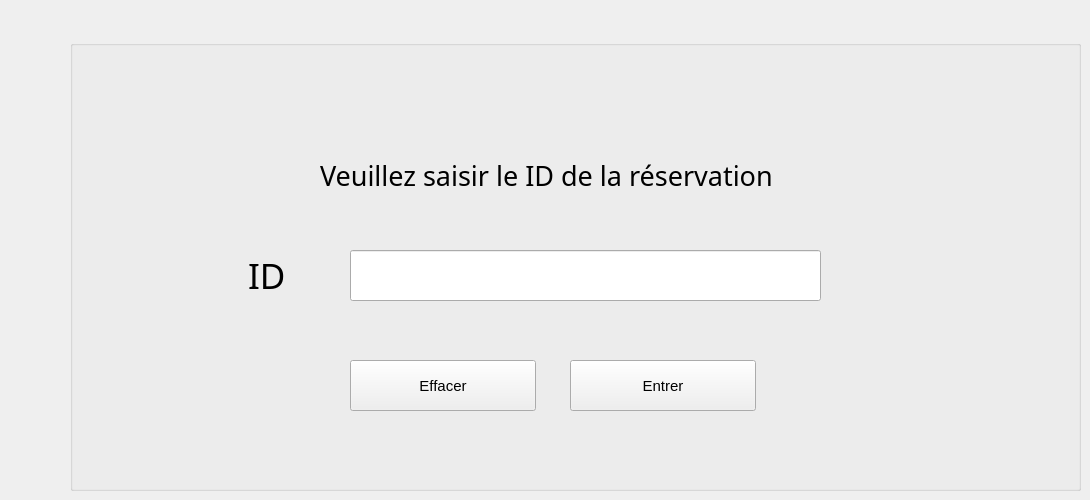
      <widget class="QWidget" name="tab_2">
       <attribute name="title">
        <string>Arduino</string>
       </attribute>
       <widget class="QGroupBox" name="groupBox_8">
        <property name="geometry">
         <rect>
          <x>70</x>
          <y>40</y>
          <width>1011</width>
          <height>451</height>
         </rect>
        </property>
        <property name="title">
         <string/>
        </property>
        <widget class="QPushButton" name="effacer">
         <property name="geometry">
          <rect>
           <x>280</x>
           <y>320</y>
           <width>186</width>
           <height>51</height>
          </rect>
         </property>
         <property name="font">
          <font>
           <pointsize>11</pointsize>
          </font>
         </property>
         <property name="text">
          <string>Effacer</string>
         </property>
        </widget>
        <widget class="QLineEdit" name="idres">
         <property name="geometry">
          <rect>
           <x>280</x>
           <y>210</y>
           <width>471</width>
           <height>51</height>
          </rect>
         </property>
         <property name="font">
          <font>
           <family>Tw Cen MT Condensed Extra Bold</family>
           <pointsize>26</pointsize>
          </font>
         </property>
         <property name="text">
          <string/>
         </property>
         <property name="readOnly">
          <bool>true</bool>
         </property>
        </widget>
        <widget class="QLabel" name="label_14">
         <property name="geometry">
          <rect>
           <x>250</x>
           <y>100</y>
           <width>581</width>
           <height>71</height>
          </rect>
         </property>
         <property name="font">
          <font>
           <family>Tw Cen MT Condensed Extra Bold</family>
           <pointsize>20</pointsize>
          </font>
         </property>
         <property name="text">
          <string>Veuillez saisir le ID de la réservation</string>
         </property>
        </widget>
        <widget class="QLabel" name="label_13">
         <property name="geometry">
          <rect>
           <x>178</x>
           <y>220</y>
           <width>131</width>
           <height>31</height>
          </rect>
         </property>
         <property name="font">
          <font>
           <family>Tw Cen MT Condensed Extra Bold</family>
           <pointsize>26</pointsize>
          </font>
         </property>
         <property name="text">
          <string>ID</string>
         </property>
        </widget>
        <widget class="QPushButton" name="pushButton">
         <property name="geometry">
          <rect>
           <x>500</x>
           <y>320</y>
           <width>186</width>
           <height>51</height>
          </rect>
         </property>
         <property name="font">
          <font>
           <pointsize>11</pointsize>
          </font>
         </property>
         <property name="text">
          <string>Entrer</string>
         </property>
        </widget>
       </widget>
      </widget>
